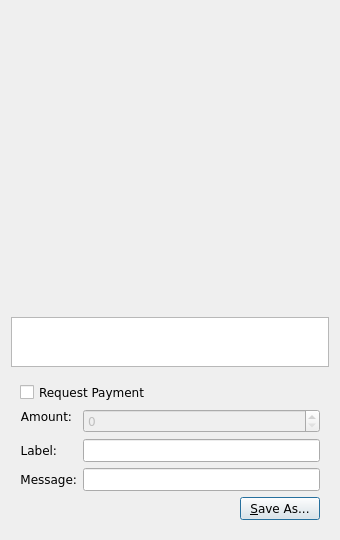
<?xml version="1.0" encoding="UTF-8"?>
<ui version="4.0">
 <class>QRCodeDialog</class>
 <widget class="QDialog" name="QRCodeDialog">
  <property name="geometry">
   <rect>
    <x>0</x>
    <y>0</y>
    <width>340</width>
    <height>530</height>
   </rect>
  </property>
  <property name="font">
   <font>
    <family>Verdana</family>
   </font>
  </property>
  <property name="windowTitle">
   <string>QR Code Dialog</string>
  </property>
  <layout class="QVBoxLayout" name="verticalLayout_3">
   <item>
    <widget class="QLabel" name="lblQRCode">
     <property name="sizePolicy">
      <sizepolicy hsizetype="Expanding" vsizetype="Expanding">
       <horstretch>0</horstretch>
       <verstretch>0</verstretch>
      </sizepolicy>
     </property>
     <property name="minimumSize">
      <size>
       <width>300</width>
       <height>300</height>
      </size>
     </property>
     <property name="textFormat">
      <enum>Qt::PlainText</enum>
     </property>
     <property name="alignment">
      <set>Qt::AlignCenter</set>
     </property>
     <property name="wordWrap">
      <bool>true</bool>
     </property>
    </widget>
   </item>
   <item>
    <widget class="QPlainTextEdit" name="outUri">
     <property name="sizePolicy">
      <sizepolicy hsizetype="Expanding" vsizetype="Minimum">
       <horstretch>0</horstretch>
       <verstretch>0</verstretch>
      </sizepolicy>
     </property>
     <property name="minimumSize">
      <size>
       <width>0</width>
       <height>50</height>
      </size>
     </property>
     <property name="tabChangesFocus">
      <bool>true</bool>
     </property>
     <property name="textInteractionFlags">
      <set>Qt::TextSelectableByKeyboard|Qt::TextSelectableByMouse</set>
     </property>
    </widget>
   </item>
   <item>
    <widget class="QWidget" name="widget" native="true">
     <layout class="QVBoxLayout" name="verticalLayout_2">
      <item>
       <widget class="QCheckBox" name="chkReqPayment">
        <property name="enabled">
         <bool>true</bool>
        </property>
        <property name="text">
         <string>Request Payment</string>
        </property>
       </widget>
      </item>
      <item>
       <layout class="QFormLayout" name="formLayout">
        <property name="fieldGrowthPolicy">
         <enum>QFormLayout::AllNonFixedFieldsGrow</enum>
        </property>
        <item row="1" column="0">
         <widget class="QLabel" name="lblLabel">
          <property name="text">
           <string>Label:</string>
          </property>
          <property name="textFormat">
           <enum>Qt::PlainText</enum>
          </property>
          <property name="alignment">
           <set>Qt::AlignRight|Qt::AlignTrailing|Qt::AlignVCenter</set>
          </property>
          <property name="buddy">
           <cstring>lnLabel</cstring>
          </property>
         </widget>
        </item>
        <item row="1" column="1">
         <widget class="QLineEdit" name="lnLabel"/>
        </item>
        <item row="2" column="0">
         <widget class="QLabel" name="lblMessage">
          <property name="text">
           <string>Message:</string>
          </property>
          <property name="textFormat">
           <enum>Qt::PlainText</enum>
          </property>
          <property name="alignment">
           <set>Qt::AlignRight|Qt::AlignTrailing|Qt::AlignVCenter</set>
          </property>
          <property name="buddy">
           <cstring>lnMessage</cstring>
          </property>
         </widget>
        </item>
        <item row="2" column="1">
         <widget class="QLineEdit" name="lnMessage"/>
        </item>
        <item row="0" column="0">
         <widget class="QLabel" name="lblAmount">
          <property name="sizePolicy">
           <sizepolicy hsizetype="Preferred" vsizetype="Maximum">
            <horstretch>0</horstretch>
            <verstretch>0</verstretch>
           </sizepolicy>
          </property>
          <property name="text">
           <string>Amount:</string>
          </property>
          <property name="textFormat">
           <enum>Qt::PlainText</enum>
          </property>
          <property name="alignment">
           <set>Qt::AlignRight|Qt::AlignTrailing|Qt::AlignVCenter</set>
          </property>
          <property name="buddy">
           <cstring>lnReqAmount</cstring>
          </property>
         </widget>
        </item>
        <item row="0" column="1">
         <widget class="RapecoinAmountField" name="lnReqAmount">
          <property name="enabled">
           <bool>false</bool>
          </property>
          <property name="minimumSize">
           <size>
            <width>80</width>
            <height>0</height>
           </size>
          </property>
         </widget>
        </item>
       </layout>
      </item>
      <item>
       <layout class="QHBoxLayout" name="horizontalLayout">
        <item>
         <spacer name="horizontalSpacer">
          <property name="orientation">
           <enum>Qt::Horizontal</enum>
          </property>
          <property name="sizeHint" stdset="0">
           <size>
            <width>40</width>
            <height>20</height>
           </size>
          </property>
         </spacer>
        </item>
        <item>
         <widget class="QPushButton" name="btnSaveAs">
          <property name="text">
           <string>&amp;Save As...</string>
          </property>
         </widget>
        </item>
       </layout>
      </item>
     </layout>
    </widget>
   </item>
  </layout>
 </widget>
 <customwidgets>
  <customwidget>
   <class>RapecoinAmountField</class>
   <extends>QSpinBox</extends>
   <header>rapecoinamountfield.h</header>
  </customwidget>
 </customwidgets>
 <resources/>
 <connections>
  <connection>
   <sender>chkReqPayment</sender>
   <signal>clicked(bool)</signal>
   <receiver>lnReqAmount</receiver>
   <slot>setEnabled(bool)</slot>
   <hints>
    <hint type="sourcelabel">
     <x>92</x>
     <y>285</y>
    </hint>
    <hint type="destinationlabel">
     <x>98</x>
     <y>311</y>
    </hint>
   </hints>
  </connection>
 </connections>
</ui>
